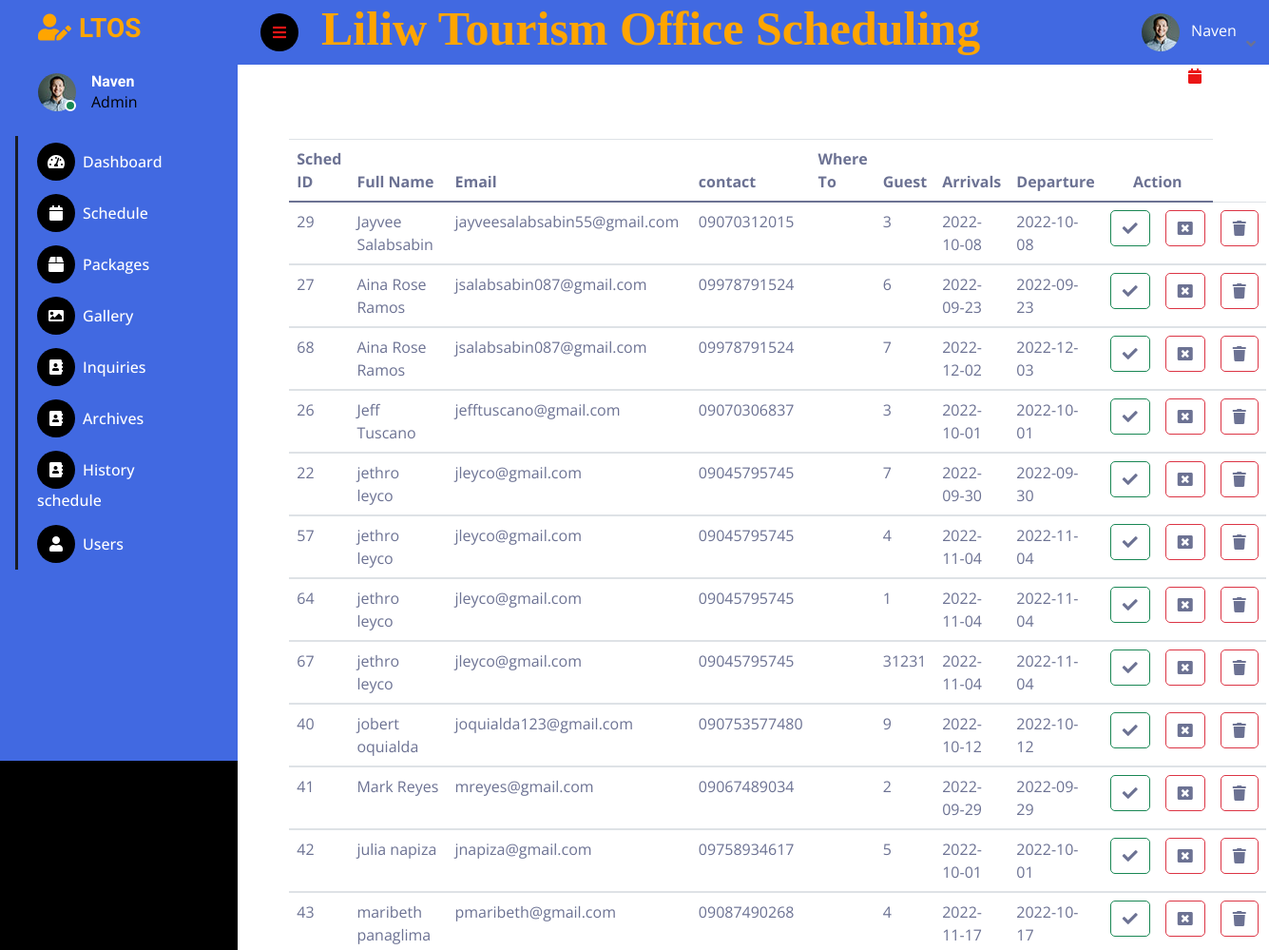
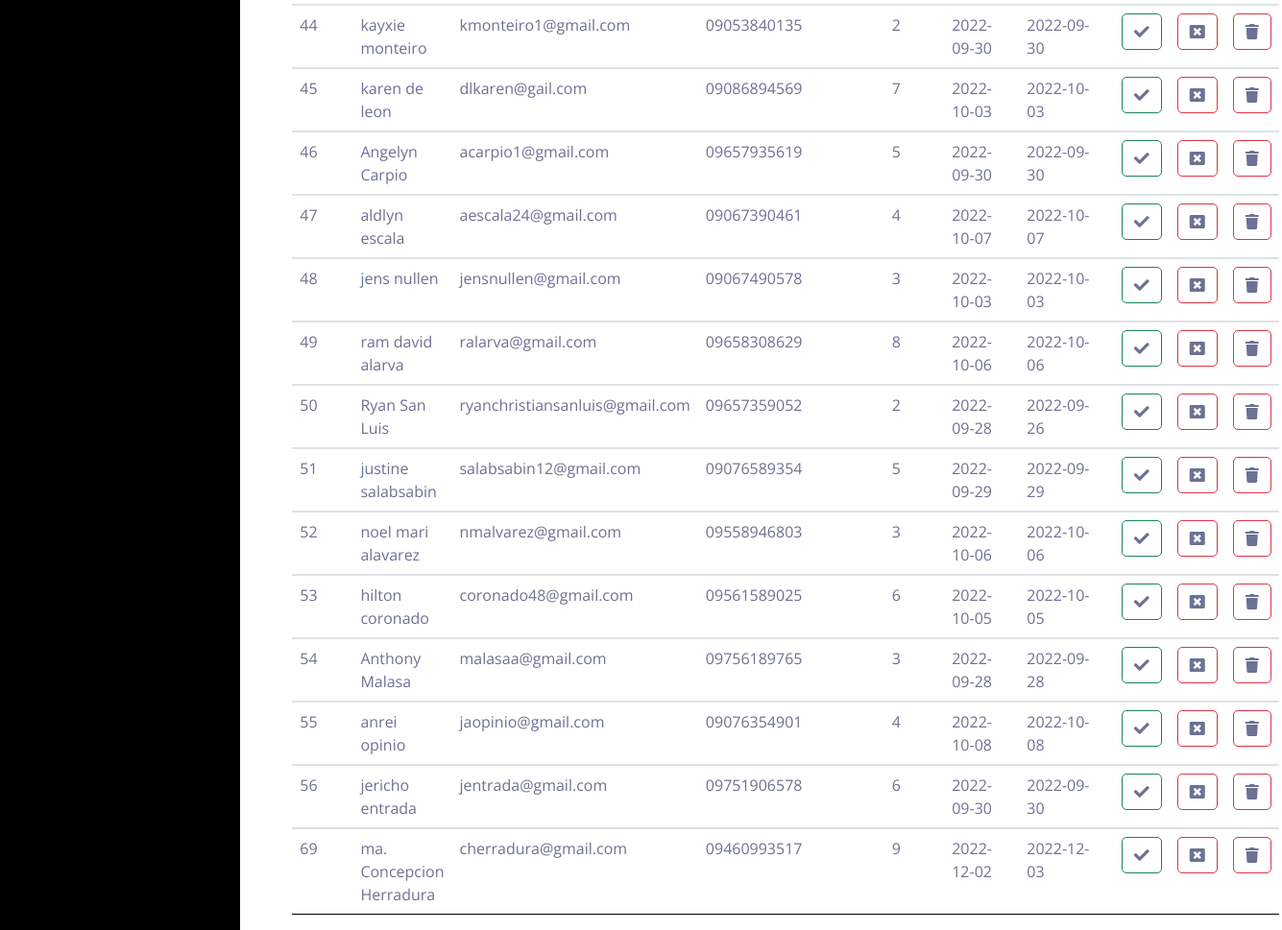
Screenshot of /ltos/test.php (signed in) with the database file from the repository (2 pictures, top to bottom).
### tables this page shows
CREATE TABLE `schedule` (
  `sched_id` int(11) NOT NULL,
  `username` varchar(50) NOT NULL,
  `placeto` varchar(500) NOT NULL,
  `guest` varchar(30) NOT NULL,
  `arrivals` varchar(30) NOT NULL,
  `departure` varchar(30) NOT NULL,
  `status` varchar(100) NOT NULL
);

CREATE TABLE `users` (
  `user_id` int(11) NOT NULL,
  `fullname` varchar(100) NOT NULL,
  `username` varchar(100) NOT NULL,
  `email` varchar(100) NOT NULL,
  `contact` varchar(30) NOT NULL,
  `valid_id` varchar(255) NOT NULL,
  `password` varchar(100) NOT NULL,
  `cpassword` varchar(255) NOT NULL,
  `role` varchar(10) NOT NULL,
  `images` varchar(255) NOT NULL
);

### ltos/test.php (the view, shortened to what this page needs)
<?php
require('conn.php');
?>
<?php
if ($_SESSION['username']) {
?>
<!DOCTYPE html>
<html lang="en">
<head>
    <link rel="stylesheet" href="https://use.fontawesome.com/releases/v5.7.1/css/all.css">
    <link rel="stylesheet" href="https://stackpath.bootstrapcdn.com/bootstrap/4.1.3/css/bootstrap.min.css"
>
    <link rel="stylesheet" href="https://stackpath.bootstrapcdn.com/font-awesome/4.7.0/css/font-awesome.min.css">
    <link rel="stylesheet" type="text/css" href="../bootstrap-4.6.0-dist/css/bootstrap.min.css">
    <link href="https://cdnjs.cloudflare.com/ajax/libs/font-awesome/5.10.0/css/all.min.css" rel="stylesheet">
    <link href="https://cdn.jsdelivr.net/npm/bootstrap-icons@1.4.1/font/bootstrap-icons.css" rel="stylesheet">
    <link href="lib/owlcarousel/assets/owl.carousel.min.css" rel="stylesheet">
    <link href="lib/tempusdominus/css/tempusdominus-bootstrap-4.min.css" rel="stylesheet" />
    <link href="css/bootstrap.min.css" rel="stylesheet">
    <link href="css/style.css" rel="stylesheet">
</head>
<body>
    <div class="container-fluid position-relative d-flex p-0">
         <div class="sidebar pe-4 pb-3">
            <nav class="navbar ">
                <a href="index.html" class="navbar-brand mx-4 mb-3">
                    <h3 class="text"><i class="fa fa-user-edit me-2"></i>LTOS</h3>
                </a>
                <div class="d-flex align-items-center ms-4 mb-4">
                    <div class="position-relative">
                        <img class="rounded-circle" src="img/user.jpg" alt="" style="width: 40px; height: 40px;">
                        <div class="bg-success rounded-circle border border-2 border-white position-absolute end-0 bottom-0 p-1"></div>
                    </div>
                    <div class="ms-3">
                        <h6 class="mb-0">Naven</h6>
                        <span style="color: #000;">Admin</span>
                    </div>
                </div>
                <div class="navbar-nav w-100">
                    <a href="index.php" class="nav-item nav-link "><i class="fa fa-tachometer-alt me-2"></i>Dashboard</a>
                    <div class="nav-item dropdown">
                    <a href="schedule.php" class="nav-item nav-link"><i class="fa fa-calendar me-2"></i>Schedule</a>
                    <a href="packages.php" class="nav-item nav-link"><i class="fa fa-box me-2"></i>Packages</a>
                    <a href="gallery.php" class="nav-item nav-link"><i class="fa fa-image me-2"></i>Gallery</a>
                    <a href="contact2.php" class="nav-item nav-link"><i class="fa fa-address-book me-2"></i>Inquiries</a>
                    <a href="archives.php" class="nav-item nav-link"><i class="fa fa-address-book me-2"></i>Archives</a>
                    <a href="hos.php" class="nav-item nav-link"><i class="fa fa-address-book me-2"></i>History schedule</a>
                    <a href="user.php" class="nav-item nav-link"><i class="fa fa-user me-2"></i>Users</a>
            </nav>
        </div>
        <div class="content">
            <nav class="navbar navbar-expand bg-seagreen sticky-top px-4 py-0">
                <a href="#" class="sidebar-toggler flex-shrink-0">
                    <i class="fa fa-bars"></i>
                </a>
                <form class="d-none d-md-flex ms-4">
                    <h1 class="header">Liliw Tourism Office Scheduling</h1>
                </form>
                <div class="navbar-nav align-items-center ms-auto">
                    <div class="nav-item dropdown">
                        <a href="#" class="nav-link dropdown-toggle" data-bs-toggle="dropdown">
                            <img class="rounded-circle me-lg-2" src="img/user.jpg" alt="" style="width: 40px; height: 40px;">
                            <span class="d-none d-lg-inline-flex "style="color: #fff;">Naven</span>
                        </a>
                    </div>
                </div>
            </nav>
            <a style="margin-left:1000px;" href="calendar.php"><i class="fa fa-calendar" aria-hidden="true"></i></a>
            <?php
            $sqlget ="SELECT * FROM schedule
            INNER JOIN users ON schedule.username = users.username";
            $sqldata = mysqli_query($con,$sqlget) or die("Unable to display: " . mysqli_connect_error());
            echo "<table style='width: 90%; margin-top:5%; margin-left: 5%;' class='table table-hover'>";
            echo "<thead><tr><th> Sched ID</th>";
            echo "<th> Full Name</th>
                    <th> Email</th>
                    <th> contact</th>
                    <th> Where To</th>
                    <th> Guest</th>
                    <th> Arrivals</th>
                    <th> Departure</th>
                    <th colspan='2'><center>Action</center></th></tr><thead>";
            while($row=mysqli_fetch_assoc($sqldata)){
                echo "<tbody id='myTable'><tr><td>";
                echo $id=$row['sched_id'];
                echo "</td>";
                echo "<td>";
                echo $fname=$row['fullname'];
                echo "</td>";
                echo "<td>";
                echo $row['email'];
                echo "</td>";
                echo "<td>";
                echo $row['contact'];
                echo "</td>";
                echo "<td>";
                echo "</td>";
                echo "<td>";
                echo $row['guest'];
                echo "</td>";
                echo "<td>";
                echo $row['arrivals'];
                echo "</td>";
                echo "<td>";
                echo $row['departure'];
                echo "</td>";
            ?>
            <td>
                <a class="btn btn-outline-success"><i class="fas fa-check"></i></a>
            </td>
            <td>
                <a class="btn btn-outline-danger"><i class="fa fa-window-close" aria-hidden="true"></i></a>
            </td>
            <td>
                <a class="btn btn-outline-danger"><i class="fa fa-trash" aria-hidden="true"></i></a>
            </td>
            </tr></tbody>
            <?php
            }	echo "</table>";
            ?>
</body>
</html>
<?php } else {
    echo "<script type='text/javascript'>alert('Access Denied!!!')</script>";
} ?>

### ltos/css/style.css (style rules this page uses)
:root { --primary: #ffa500; --secondary: #191C24; --light: #6C7293; --dark: #000000; --white: #fff; --blue: #4169e1; }
.header { color: var(--primary); font-size: 50px; font-family: 'Times New Roman'; }
.navbar-nav { color: var(--white); }
.text { color: var(--primary); }
.btn { transition: .5s; }
td,th { color: var(--black); }
.sidebar { position: fixed; top: 0; left: 0; bottom: 0; width: 250px; height: 100vh; overflow-y: auto; background: var(--blue); transition: 0.5s; z-index: 999; }
.navbar { background: var(--blue); }
.content { margin-left: 250px; min-height: 100vh; background: var(--white); transition: 0.5s; }
@media (min-width: 992px) { .sidebar { margin-left: 0; } }
@media (min-width: 992px) { .content { width: calc(100% - 250px); } }
.sidebar .navbar .navbar-nav .nav-link { padding: 7px 20px; color: var(--white); font-weight: 500; border-left: 3px solid var(--secondary); border-radius: 0 30px 30px 0; outline: none; }
.sidebar .navbar .navbar-nav .nav-link i { width: 40px; height: 40px; display: inline-flex; align-items: center; justify-content: center; background: var(--dark); border-radius: 40px; }
.content .navbar .navbar-nav .nav-link { margin-left: 25px; padding: 12px 0; color: var(--light); outline: none; }
.content .navbar .sidebar-toggler, .content .navbar .navbar-nav .nav-link i { width: 40px; height: 40px; display: inline-flex; align-items: center; justify-content: center; background: var(--dark); border-radius: 40px; }
.content .navbar .dropdown-toggle::after { margin-left: 6px; vertical-align: middle; border: none; content: "\f107"; font-family: "Font Awesome 5 Free"; font-weight: 900; transition: .5s; }

### rows the page displays
schedule: sched_id "29", users.fullname "Jayvee Salabsabin", users.email "jayveesalabsabin55@gmail.com", users.contact "09070312015", guest "3", arrivals "2022-10-08", departure "2022-10-08"
schedule: sched_id "27", users.fullname "Aina Rose Ramos", users.email "jsalabsabin087@gmail.com", users.contact "09978791524", guest "6", arrivals "2022-09-23", departure "2022-09-23"
schedule: sched_id "68", users.fullname "Aina Rose Ramos", users.email "jsalabsabin087@gmail.com", users.contact "09978791524", guest "7", arrivals "2022-12-02", departure "2022-12-03"
schedule: sched_id "26", users.fullname "Jeff Tuscano", users.email "jefftuscano@gmail.com", users.contact "09070306837", guest "3", arrivals "2022-10-01", departure "2022-10-01"
schedule: sched_id "22", users.fullname "jethro leyco", users.email "jleyco@gmail.com", users.contact "09045795745", guest "7", arrivals "2022-09-30", departure "2022-09-30"
schedule: sched_id "57", users.fullname "jethro leyco", users.email "jleyco@gmail.com", users.contact "09045795745", guest "4", arrivals "2022-11-04", departure "2022-11-04"
schedule: sched_id "64", users.fullname "jethro leyco", users.email "jleyco@gmail.com", users.contact "09045795745", guest "1", arrivals "2022-11-04", departure "2022-11-04"
schedule: sched_id "67", users.fullname "jethro leyco", users.email "jleyco@gmail.com", users.contact "09045795745", guest "31231", arrivals "2022-11-04", departure "2022-11-04"
schedule: sched_id "40", users.fullname "jobert oquialda", users.email "joquialda123@gmail.com", users.contact "090753577480", guest "9", arrivals "2022-10-12", departure "2022-10-12"
schedule: sched_id "41", users.fullname "Mark Reyes", users.email "mreyes@gmail.com", users.contact "09067489034", guest "2", arrivals "2022-09-29", departure "2022-09-29"
schedule: sched_id "42", users.fullname "julia napiza", users.email "jnapiza@gmail.com", users.contact "09758934617", guest "5", arrivals "2022-10-01", departure "2022-10-01"
schedule: sched_id "43", users.fullname "maribeth panaglima", users.email "pmaribeth@gmail.com", users.contact "09087490268", guest "4", arrivals "2022-11-17", departure "2022-10-17"
schedule: sched_id "44", users.fullname "kayxie monteiro", users.email "kmonteiro1@gmail.com", users.contact "09053840135", guest "2", arrivals "2022-09-30", departure "2022-09-30"
schedule: sched_id "45", users.fullname "karen de leon", users.email "dlkaren@gail.com", users.contact "09086894569", guest "7", arrivals "2022-10-03", departure "2022-10-03"
schedule: sched_id "46", users.fullname "Angelyn Carpio", users.email "acarpio1@gmail.com", users.contact "09657935619", guest "5", arrivals "2022-09-30", departure "2022-09-30"
schedule: sched_id "47", users.fullname "aldlyn escala", users.email "aescala24@gmail.com", users.contact "09067390461", guest "4", arrivals "2022-10-07", departure "2022-10-07"
schedule: sched_id "48", users.fullname "jens nullen", users.email "jensnullen@gmail.com", users.contact "09067490578", guest "3", arrivals "2022-10-03", departure "2022-10-03"
schedule: sched_id "49", users.fullname "ram david alarva", users.email "ralarva@gmail.com", users.contact "09658308629", guest "8", arrivals "2022-10-06", departure "2022-10-06"
schedule: sched_id "50", users.fullname "Ryan San Luis", users.email "ryanchristiansanluis@gmail.com", users.contact "09657359052", guest "2", arrivals "2022-09-28", departure "2022-09-26"
schedule: sched_id "51", users.fullname "justine salabsabin", users.email "salabsabin12@gmail.com", users.contact "09076589354", guest "5", arrivals "2022-09-29", departure "2022-09-29"
schedule: sched_id "52", users.fullname "noel mari alavarez", users.email "nmalvarez@gmail.com", users.contact "09558946803", guest "3", arrivals "2022-10-06", departure "2022-10-06"
schedule: sched_id "53", users.fullname "hilton coronado", users.email "coronado48@gmail.com", users.contact "09561589025", guest "6", arrivals "2022-10-05", departure "2022-10-05"
schedule: sched_id "54", users.fullname "Anthony Malasa", users.email "malasaa@gmail.com", users.contact "09756189765", guest "3", arrivals "2022-09-28", departure "2022-09-28"
schedule: sched_id "55", users.fullname "anrei opinio", users.email "jaopinio@gmail.com", users.contact "09076354901", guest "4", arrivals "2022-10-08", departure "2022-10-08"
schedule: sched_id "56", users.fullname "jericho entrada", users.email "jentrada@gmail.com", users.contact "09751906578", guest "6", arrivals "2022-09-30", departure "2022-09-30"
schedule: sched_id "69", users.fullname "ma. Concepcion Herradura", users.email "cherradura@gmail.com", users.contact "09460993517", guest "9", arrivals "2022-12-02", departure "2022-12-03"
